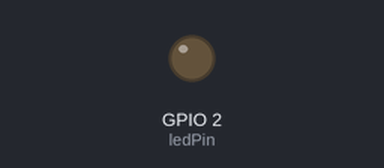
Bench run of a sketch on a simulated ESP32. On the bench: output pins drawn as LEDs (lit = HIGH). WiFi joins after 1.5 s; servers stay silent unless stated; uploads are accepted with an empty reply; the local clock reads 2024-03-15 10:24:30 at power-on unless the sketch sets it; random numbers use the default seed unless the sketch sets one; what the sketch prints to the serial monitor is not drawn.

Above: at 0.1 s.
At 2.0 s:
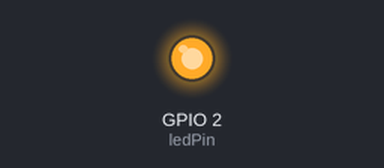
Timing chart, 0 to 3.6 s (numbered marks = the images above):
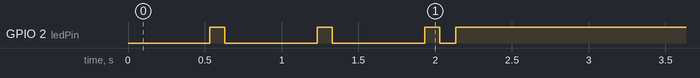

The sketch:

esp32-fish-monitor.ino
```cpp
/**
 * ESP32 Firmware — IoT Fish Monitoring Sensor Simulator
 *
 * Deskripsi:
 * - Terhubung ke WiFi (SSID & PASSWORD diatur di bagian bawah)
 * - Push data random suhu (25-30°C) dan pH (6.0-8.0) ke dashboard setiap 10 detik
 * - Auto-reconnect jika WiFi atau server putus
 * - LED onboard (pin 2) berkedip saat connect, menyala solid saat kirim data
 *
 * Setup di Arduino IDE:
 * 1. Install board ESP32: Tools > Board > ESP32 Dev Module
 * 2. Setting Partition Scheme: Large App
 * 3. Upload ke board
 */

#include <WiFi.h>
#include <HTTPClient.h>
#include <ArduinoJson.h>

// ============================================================
// 🔧 KONFIGURASI — GANTI DENGAN WIFI ANDA!
// ============================================================
const char* WIFI_SSID     = "KANTOR-BPPMHKP";    // Nama WiFi Anda
const char* WIFI_PASSWORD = "PASSWORD_WIFI";      // Password WiFi Anda

// Server endpoint (pake domain biar lebih stabil)
const char* SERVER_URL   = "https://iot.bppmhkp.online/api/sensor/data";

// Device ID unik untuk tiap ESP32
const String DEVICE_ID   = "ESP32-AQUA-01";

// Interval pengiriman (milidetik) — default 10 detik
const unsigned long SEND_INTERVAL = 10000;

// ============================================================
// 📡 GLOBAL VARIABEL
// ============================================================
WiFiClientSecure client;          // HTTPS client
unsigned long lastSendTime = 0;   // Timer untuk interval kirim data
int ledPin = 2;                   // LED onboard ESP32 (pin GPIO2)
bool wifiConnected = false;       // Status koneksi WiFi

// Random data range
float minTemp = 25.0, maxTemp = 30.0;   // Suhu realistis air ikan
float minPH   = 6.0,  maxPH   = 8.0;    // pH air yang aman untuk ikan

void setup() {
  Serial.begin(115200);
  pinMode(ledPin, OUTPUT);

  Serial.println("\n╔══════════════════════════════════════╗");
  Serial.println("║   🐟 IoT Fish Monitoring ESP32      ║");
  Serial.println("╚══════════════════════════════════════╝\n");
  Serial.print("[INFO] Device ID: ");
  Serial.println(DEVICE_ID);
  Serial.print("[INFO] WiFi SSID: ");
  Serial.println(WIFI_SSID);

  // Disable SSL verification sementara karena Nginx menggunakan self-signed di internal
  // atau sertifikat yang mungkin belum trusted oleh ESP32
  client.setInsecure();

  connectWiFi();
}

void loop() {
  // Cek status WiFi, reconnect jika putus
  if (!checkWiFi()) {
    connectWiFi();
    return;
  }

  unsigned long now = millis();

  // Kirim data jika interval sudah tercapai
  if (now - lastSendTime >= SEND_INTERVAL) {
    lastSendTime = now;
    sendData();
  }

  // Jangan gunakan delay supaya WiFi tetap stabil
  delay(50);
}

/**
 * Connect ke WiFi dengan auto-reconnect
 */
void connectWiFi() {
  Serial.printf("\n[INFO] Connecting to WiFi: %s\n", WIFI_SSID);

  WiFi.disconnect(true);
  WiFi.mode(WIFI_STA);
  WiFi.begin(WIFI_SSID, WIFI_PASSWORD);

  int attempts = 0;
  const int maxAttempts = 30;  // Maksimal tunggu 30 detik

  while (WiFi.status() != WL_CONNECTED && attempts < maxAttempts) {
    delay(500);
    Serial.print(".");
    attempts++;

    // Kedipkan LED saat proses connect
    digitalWrite(ledPin, HIGH);
    delay(100);
    digitalWrite(ledPin, LOW);
    delay(100);
  }

  if (WiFi.status() == WL_CONNECTED) {
    wifiConnected = true;
    Serial.printf("\n✅ Connected!\n");
    Serial.print("[INFO] IP Address: ");
    Serial.println(WiFi.localIP());
    Serial.print("[INFO] Signal Strength: ");
    Serial.print("RSSI: ");
    Serial.print(WiFi.RSSI());
    Serial.println(" dBm");

    digitalWrite(ledPin, HIGH);  // LED solid = connected
  } else {
    wifiConnected = false;
    Serial.printf("\n❌ Failed to connect after %d attempts\n", maxAttempts);
    Serial.println("[INFO] Restarting in 5 seconds...");
    digitalWrite(ledPin, LOW);
    delay(5000);
    ESP.restart();
  }
}

/**
 * Cek status koneksi WiFi
 */
bool checkWiFi() {
  if (WiFi.status() != WL_CONNECTED) {
    Serial.println("[WARN] WiFi disconnected!");
    digitalWrite(ledPin, LOW);
    wifiConnected = false;
    return false;
  }
  return true;
}

/**
 * Generate data random realistis
 */
float generateRandomFloat(float min, float max, int decimals) {
  float value = (random() / (float)RAND_MAX) * (max - min) + min;
  // Round ke jumlah desimal tertentu
  float multiplier = pow(10, decimals);
  return round(value * multiplier) / multiplier;
}

/**
 * Kirim data sensor ke server
 */
void sendData() {
  // Generate data random tapi realistis (dengan variasi bertahap, bukan lompatan acak)
  static float prevTemp = 27.0;
  static float prevPH   = 7.0;

  // Variasi kecil dari data terakhir (lebih realistis daripada random murni)
  float tempVariation = (random(-15, 15)) / 100.0;  // +/- 0.15°C
  float phVariation   = (random(-5, 5))  / 100.0;   // +/- 0.05 pH

  float temperature = constrain(prevTemp + tempVariation, minTemp, maxTemp);
  float pH          = constrain(prevPH  + phVariation,   minPH,   maxPH);

  prevTemp = temperature;
  prevPH   = pH;

  // Berikan feedback LED — kedip cepat saat kirim
  digitalWrite(ledPin, HIGH);

  // Buat JSON payload
  StaticJsonDocument<256> doc;
  doc["deviceId"]   = DEVICE_ID;
  doc["temperature"] = temperature;
  doc["ph"]         = pH;
  doc["timestamp"]  = getTimeStamp();

  String payload;
  serializeJson(doc, payload);

  Serial.printf("\n📤 Sending data: %s\n", payload.c_str());

  // Reset HTTP client
  HTTPClient https;
  https.setTimeout(5000);  // Timeout 5 detik

  if (https.begin(client, SERVER_URL)) {
    https.addHeader("Content-Type", "application/json");

    // POST request
    int statusCode = https.POST(payload);

    if (statusCode == 200) {
      String response = https.getString();
      Serial.printf("✅ Response: %s\n", response.c_str());

      // Update previous values
      prevTemp = temperature;
      prevPH   = pH;

      // LED solid sebentar = sukses kirim
      digitalWrite(ledPin, HIGH);
      delay(200);
      digitalWrite(ledPin, LOW);
    } else {
      Serial.printf("❌ Error! Status: %d\n", statusCode);
      Serial.printf("Response: %s\n", https.getString().c_str());

      // LED kedip lambat = error
      for (int i = 0; i < 3; i++) {
        digitalWrite(ledPin, HIGH);
        delay(150);
        digitalWrite(ledPin, LOW);
        delay(150);
      }
    }

    https.end();
  } else {
    Serial.printf("⚠️ Unable to connect to HTTPS server!\n");
  }

  // Balikin LED ke status connected (solid)
  if (wifiConnected) {
    digitalWrite(ledPin, HIGH);
  } else {
    digitalWrite(ledPin, LOW);
  }
}

/**
 * Ambil timestamp UTC format ISO 8601
 * Menggunakan NTP pool agar akurat
 */
String getTimeStamp() {
  configTime(0, 0, "pool.ntp.org", "time.nist.gov");  // Timezone offset 0, no DST

  struct tm timeinfo;
  if (!getLocalTime(&timeinfo)) {
    return "1970-01-01T00:00:00Z";
  }

  char timeStr[32];
  strftime(timeStr, sizeof(timeStr), "%Y-%m-%dT%H:%M:%SZ", &timeinfo);
  return String(timeStr);
}
```
